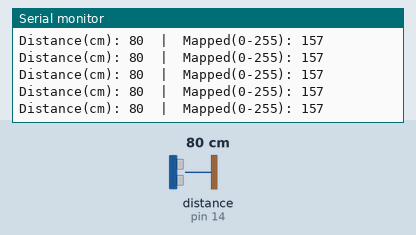
Simulated run of this sketch. Board: Arduino Uno, built with avr-gcc and run on an emulated ATmega328P. Parts: the last lines printed to the serial monitor. Wiring (inferred from the names in the program): ultrasonic range finder: trigger pin 12; echo pin 14. The inputs (shaded band) are chosen by the test bench; at power-on: distance to the obstacle (sensor on pin 14) 80 cm. The echo pulse lasts 58.3 µs per cm.

Above: at 1.2 s.
1.3 s: distance to the obstacle (sensor on pin 14) set to 250 cm
At 1.32 s:
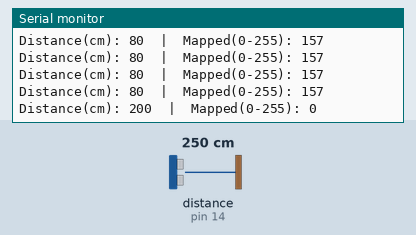
4.3 s: distance to the obstacle (sensor on pin 14) set to 299 cm
At 4.33 s:
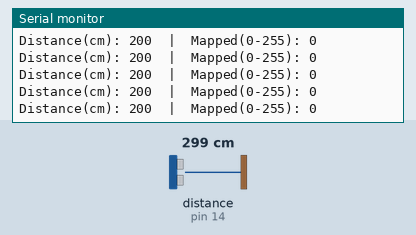
7.3 s: distance to the obstacle (sensor on pin 14) set to 120 cm
At 7.43 s:
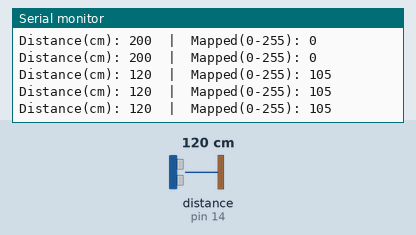
10.3 s: distance to the obstacle (sensor on pin 14) set to 299 cm
At 10.33 s:
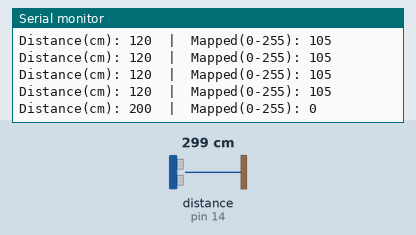
16.3 s: distance to the obstacle (sensor on pin 14) set to 197 cm
At 16.39 s:
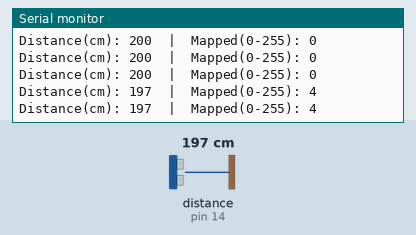
19.3 s: distance to the obstacle (sensor on pin 14) set to 60 cm
At 19.38 s:
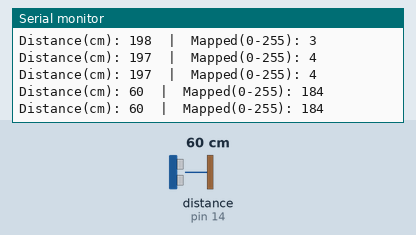
Timing chart, 0 to 22.3 s (numbered marks = the images above; inputs shaded):
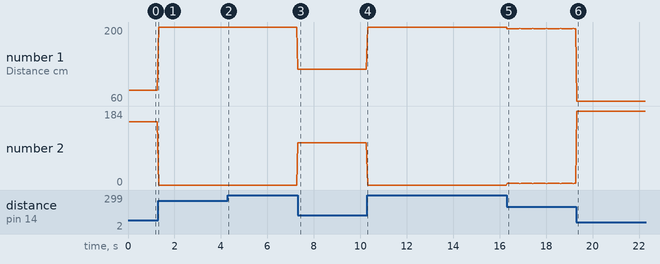

Measured:
- after the input at 1.3 s, the serial monitor: prints a new line at once (image 1)
- after the input at 7.3 s, the serial monitor: prints a new line at once (image 3)
- after the input at 10.3 s, the serial monitor: prints a new line at once (image 4)
- after the input at 16.3 s, the serial monitor: prints a new line at once (image 5)
- after the input at 19.3 s, the serial monitor: prints a new line at once (image 6)
- plotted number 1: 80 → 200 after the input at 1.3 s, 200 → 120 after the input at 7.3 s, 120 → 200 after the input at 10.3 s, 200 → 197 after the input at 16.3 s, 197 → 60 after the input at 19.3 s
- plotted number 2: 0 → 105 after the input at 7.3 s, 0 → 4 after the input at 16.3 s, 4 → 184 after the input at 19.3 s

The sketch:

SerialMonitor_Control_App.ino
```cpp
/*
  "HC-SR04 TO 8-BIT SERIAL MONITOR"

  - Reads distance (cm) using HC-SR04 sensor
  - Maps it to 8-bit range (0–255)
  - Prints the value to Serial Monitor as human-readable text

  CONNECTIONS:
  HC-SR04 TRIG → GPIO 13
  HC-SR04 ECHO → GPIO 14
  VCC → 5V
  GND → GND
*/

const int PIN_TRIG = 12;
const int PIN_ECHO = 14;

// distance range in cm for mapping
const int MIN_CM = 5;
const int MAX_CM = 200;

// software timer
unsigned long lastTime = 0;
unsigned long timerInterval = 50;  // update every 50 ms (20 Hz)

void setup() {
  Serial.begin(9600);
  pinMode(PIN_TRIG, OUTPUT);
  pinMode(PIN_ECHO, INPUT);
  digitalWrite(PIN_TRIG, LOW);
}

void loop() {
  unsigned long currentTime = millis();
  if (currentTime - lastTime >= timerInterval) {
    lastTime = currentTime;

    int distance = readDistanceCm();
    if (distance == -1) distance = MAX_CM;  // timeout fallback

    // map to 0–255 range (invert if you want opposite)
    distance = constrain(distance, MIN_CM, MAX_CM);
    int mappedVal = map(distance, MIN_CM, MAX_CM, 255, 0);

    // print readable values
    Serial.print("Distance(cm): ");
    Serial.print(distance);
    Serial.print("  |  Mapped(0-255): ");
    Serial.println(mappedVal);
  }
}

// --- Read HC-SR04 distance in cm (returns -1 on timeout) ---
int readDistanceCm() {
  // send 10 µs trigger pulse
  digitalWrite(PIN_TRIG, LOW);
  delayMicroseconds(2);
  digitalWrite(PIN_TRIG, HIGH);
  delayMicroseconds(10);
  digitalWrite(PIN_TRIG, LOW);

  // measure echo HIGH pulse (timeout 30ms ≈ ~5m)
  unsigned long dur = pulseIn(PIN_ECHO, HIGH, 30000UL);
  if (dur == 0) return -1; // timeout
  return dur / 58; // convert µs to cm
}
```
